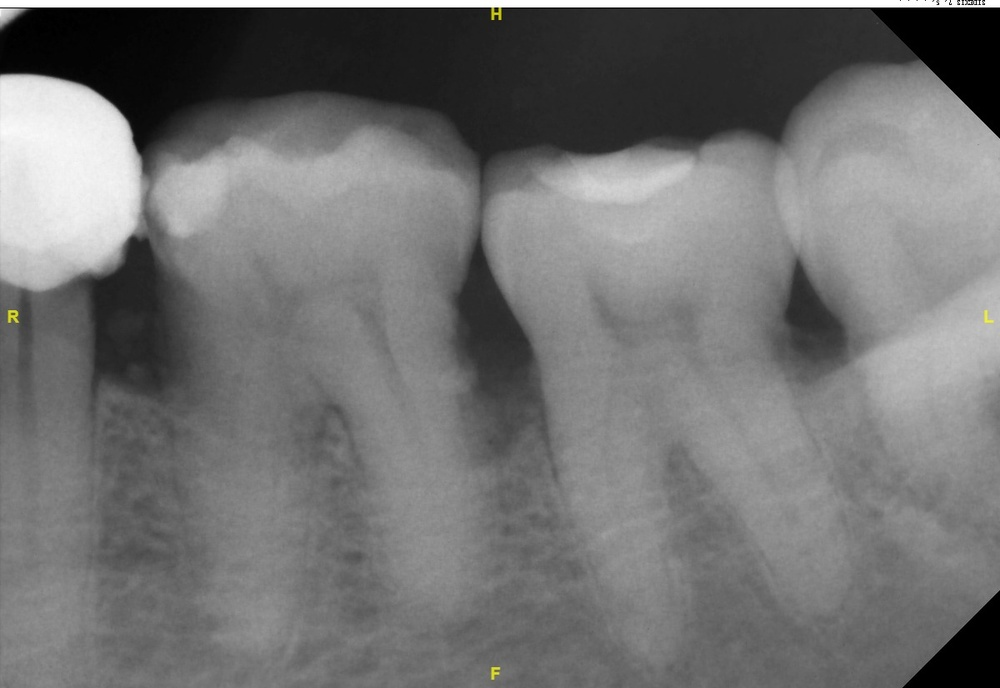
#> input picture Dataset/tooth_data_v1/origin/101.jpg, 1000 x 688 px, shrunk from 1200 x 825 before the run, found by its file name; its folder holds only this picture in this run
$ python GRAY_HE.py
#> lines starting #> are read from the running program, lines starting #| are printed output that depends on the picture
import os
import cv2

# 文件夾路徑
folder_path = "F:\\Lab\\share\\dataset\\tooth_data_v1\\origin"
output_folder = "F:\\Lab\\share\\dataset\\tooth_data_v1\\GRAY_HE"


# 如果输出文件夹不存在，则创建
if not os.path.exists(output_folder):
    os.makedirs(output_folder)

# 讀取資料夾下的所有檔案
for filename in os.listdir(folder_path):
    if filename.endswith(".jpg"):
        # 讀取原始影像
        img = cv2.imread(os.path.join(folder_path, filename))
#> img is the input picture: shape (688, 1000, 3); mean B, G, R 113.7, 113.8, 113.8

        # 將影像轉換為灰度
        gray_img = cv2.cvtColor(img, cv2.COLOR_BGR2GRAY)

        # 對灰度影像進行直方圖均衡化
        equalized_img = cv2.equalizeHist(gray_img)
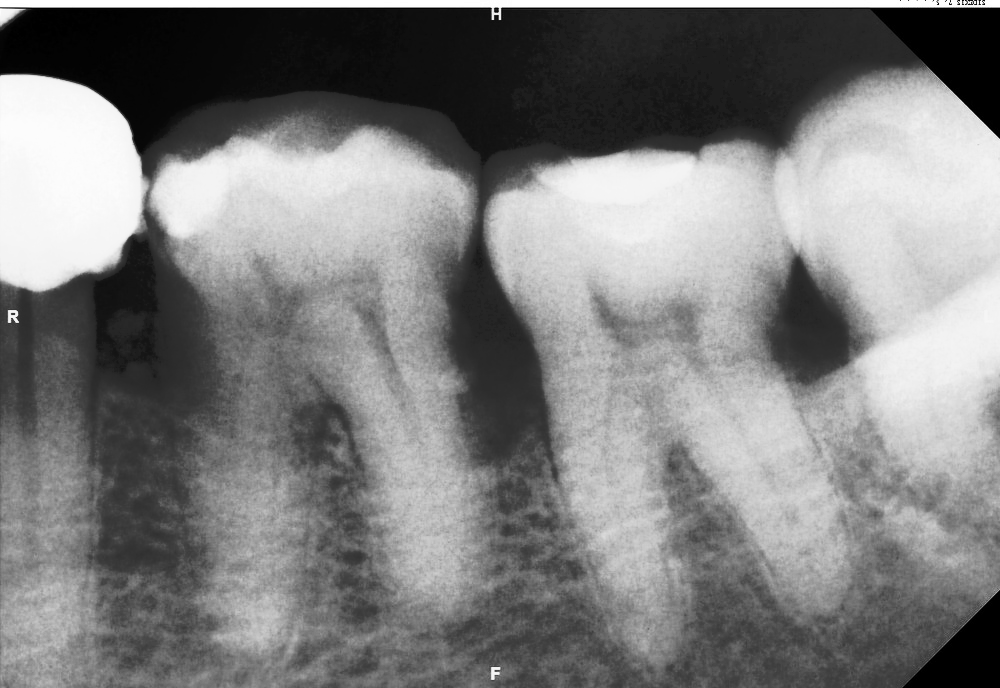
#> equalized_img: shape (688, 1000); min 0, max 255, mean 126.2

        # 保存直方图均衡化后的图像到输出文件夹
        output_path = os.path.join(output_folder, filename)
        cv2.imwrite(output_path, equalized_img)

$ run again, on Dataset/tooth_data_v1/origin/4.jpg
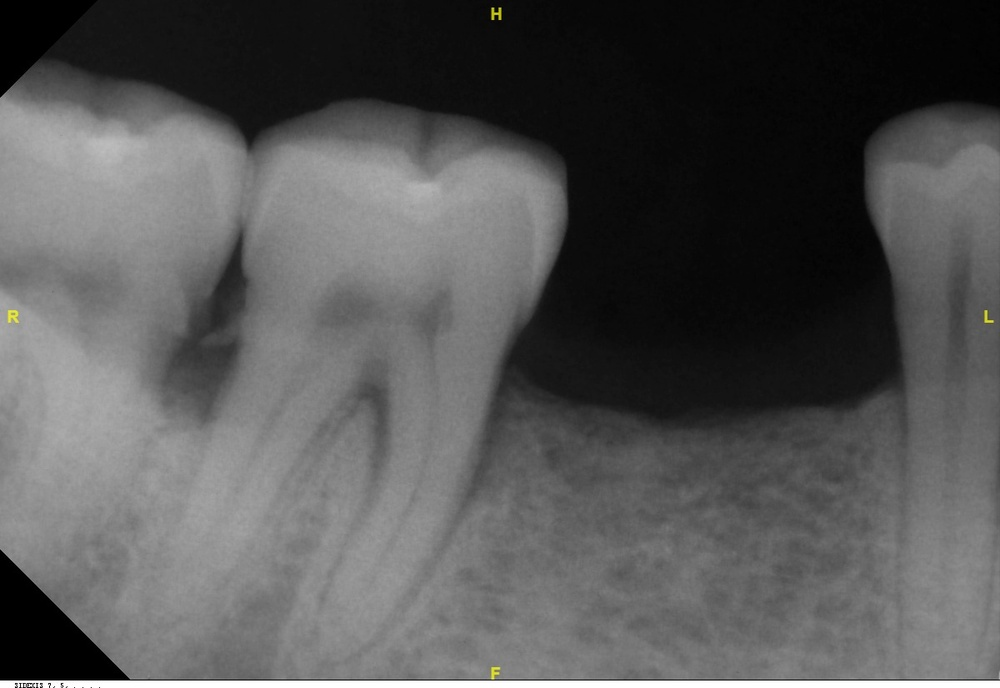
#> input picture Dataset/tooth_data_v1/origin/4.jpg, 1000 x 688 px, shrunk from 1200 x 825 before the run, found by its file name
#> img is the input picture: shape (688, 1000, 3); mean B, G, R 85.3, 85.3, 85.3
#> `equalized_img = cv2.equalizeHist(gray_img)`:
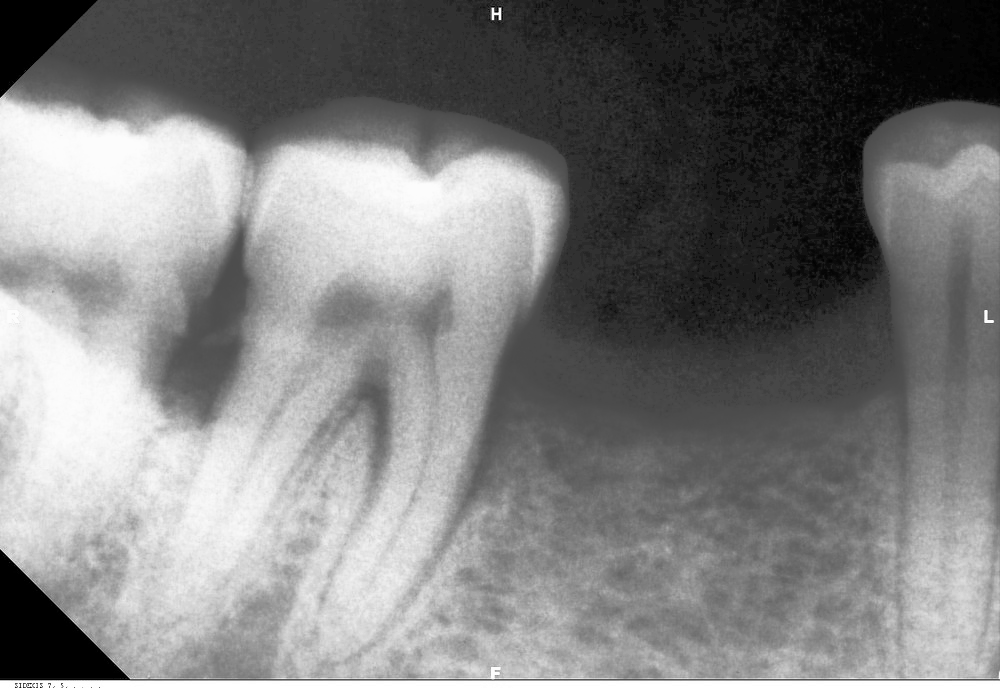
#> equalized_img: shape (688, 1000); min 0, max 255, mean 126.6

$ run again, on Dataset/tooth_data_v1/origin/68.jpg
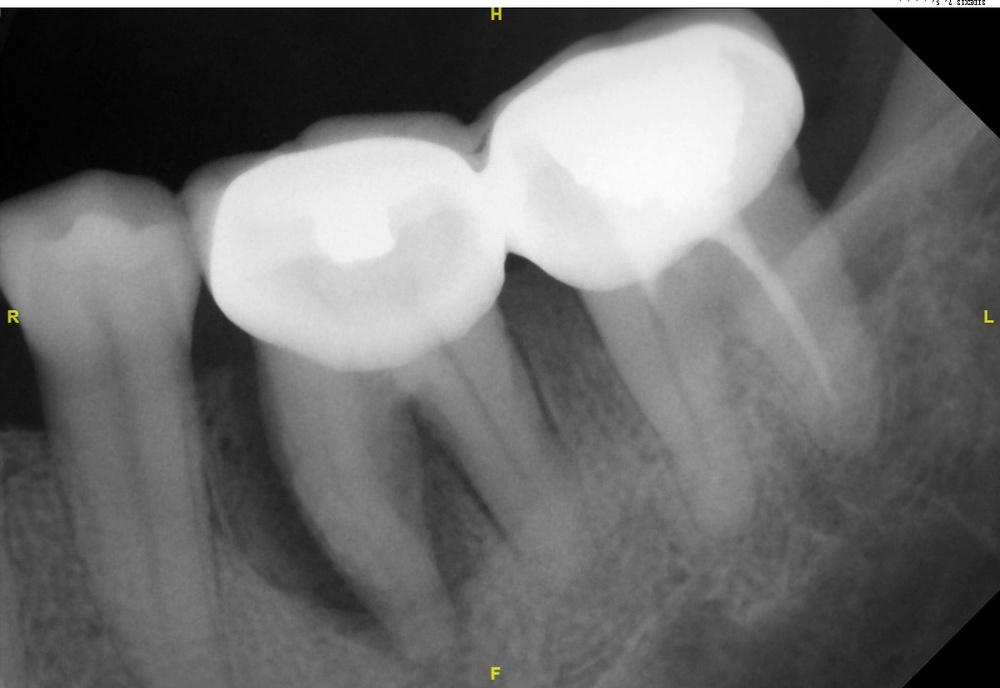
#> input picture Dataset/tooth_data_v1/origin/68.jpg, 1000 x 688 px, shrunk from 1200 x 825 before the run, found by its file name
#> img is the input picture: shape (688, 1000, 3); mean B, G, R 108.9, 109, 109
#> `equalized_img = cv2.equalizeHist(gray_img)`:
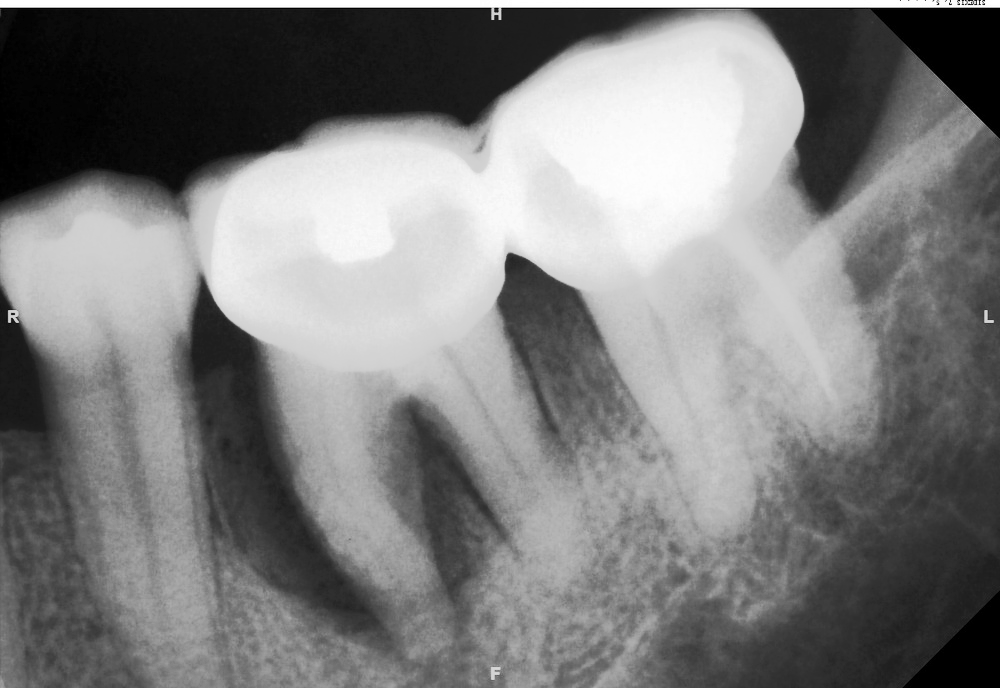
#> equalized_img: shape (688, 1000); min 0, max 255, mean 125.8

$ run again, on Dataset/tooth_data_v1/origin/78.jpg
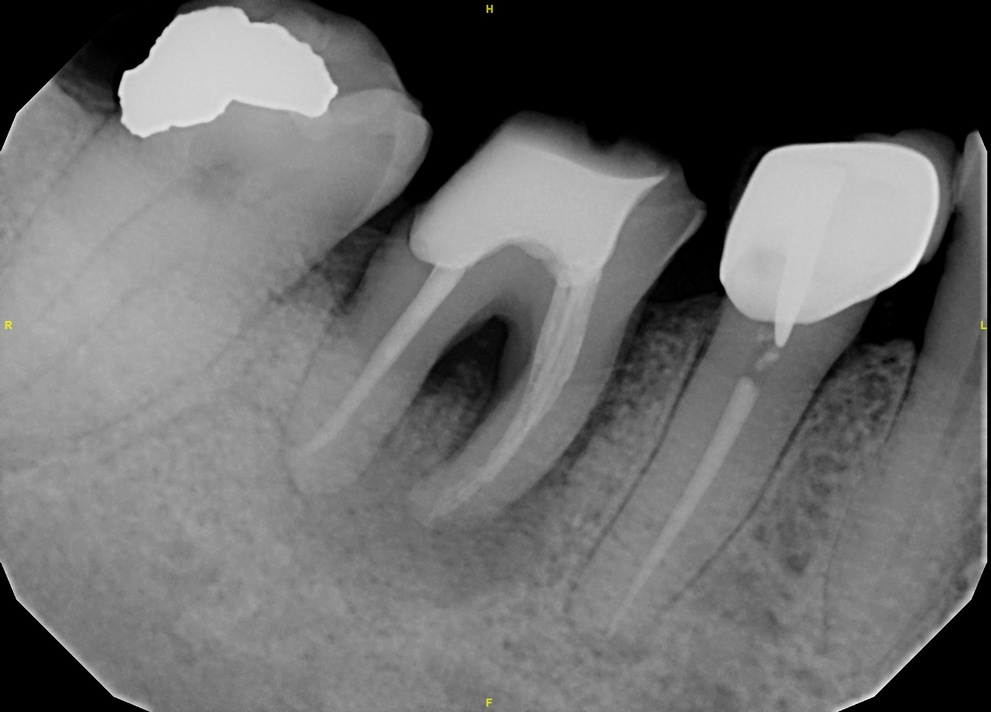
#> input picture Dataset/tooth_data_v1/origin/78.jpg, 991 x 712 px, shrunk from 1842 x 1324 before the run, found by its file name
#> img is the input picture: shape (712, 991, 3); mean B, G, R 105.6, 105.6, 105.6
#> `equalized_img = cv2.equalizeHist(gray_img)`:
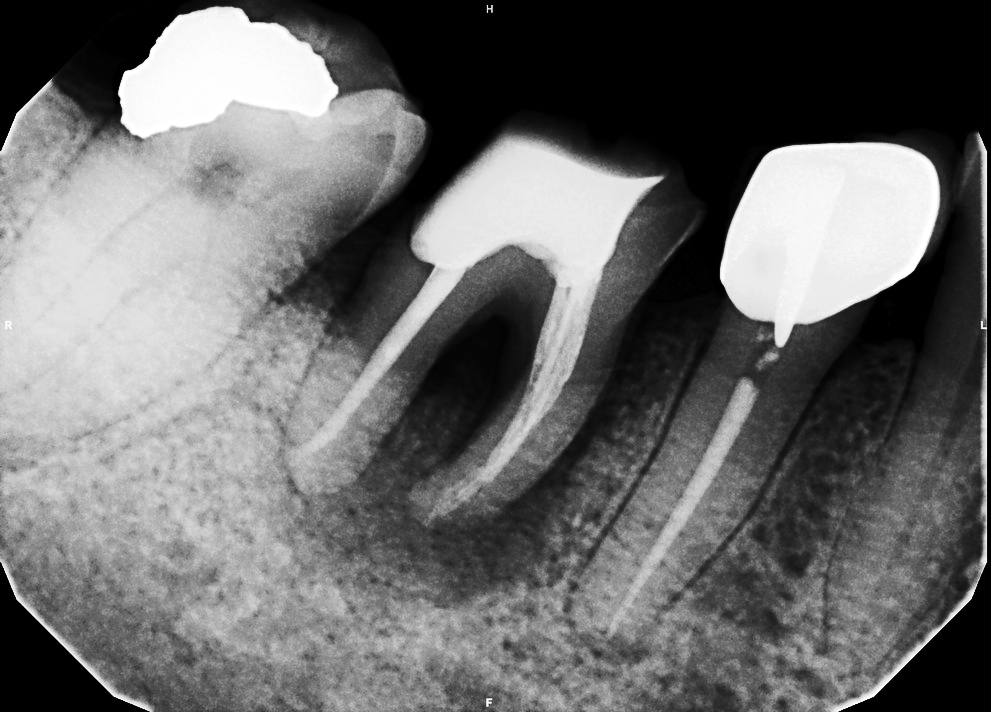
#> equalized_img: shape (712, 991); min 0, max 255, mean 106.9
